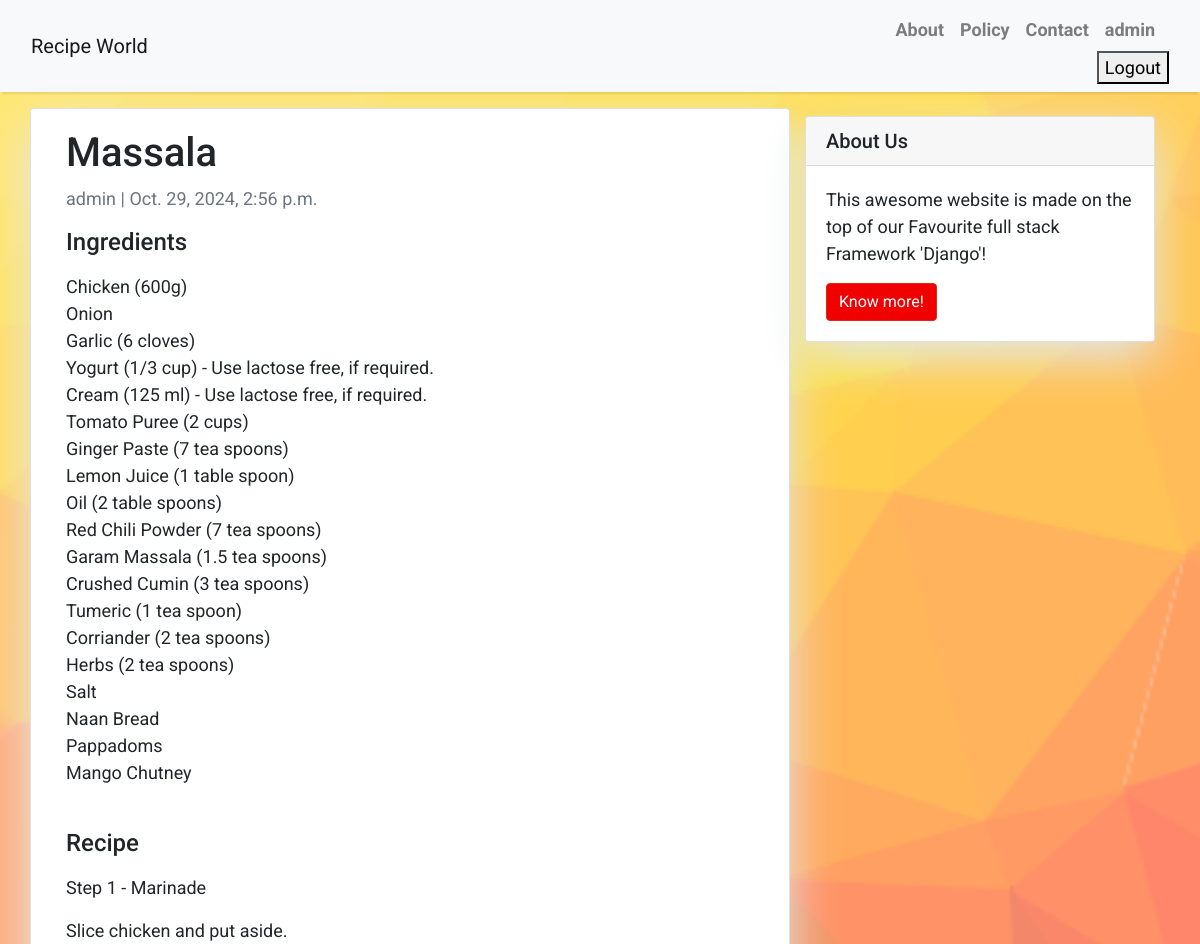
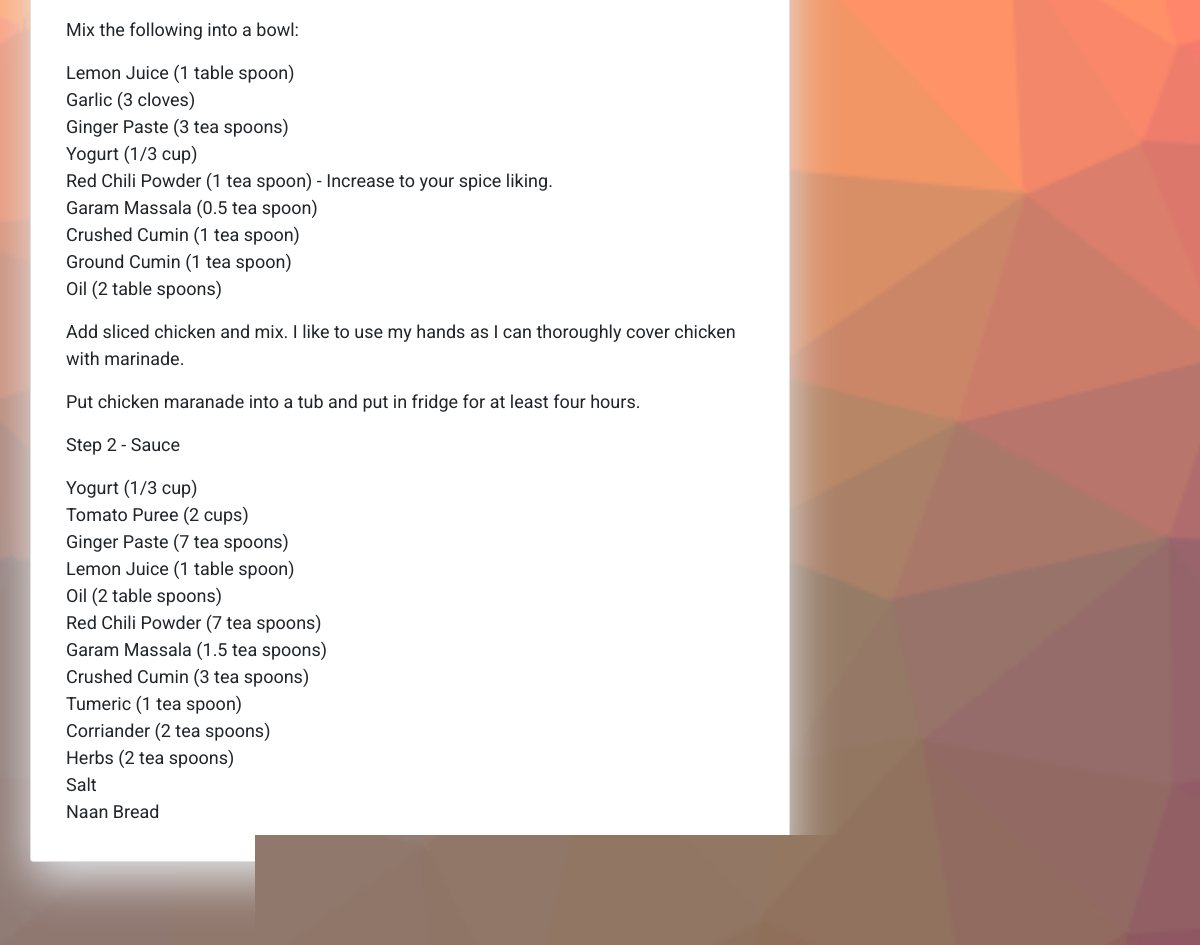
Screenshot of /massala/ (signed in) with the database file from the repository (2 pictures, top to bottom).
### recipe_app/models.py (models this page shows, shortened)
class Recipe(models.Model):
    title = models.CharField(max_length=25, unique=True)
    slug = models.SlugField(max_length=25, unique=True)
    author = models.ForeignKey(User, on_delete=models.CASCADE,related_name="recipe_posts")
    updated_on = models.DateTimeField(auto_now=True)
    ingredients=models.TextField()
    recipe=models.TextField()
    created_on = models.DateTimeField(auto_now_add=True)
    status = models.IntegerField(choices=STATUS, default=0)
    image = models.ImageField(upload_to = 'static/images/', height_field=0, width_field=0)
    class Meta:
        ordering = ['-created_on']

### recipe_app/views.py (the view)
# urls.py: path('<slug:slug>/', views.RecipeDetail.as_view(), name = 'recipe_detail'),
class RecipeDetail(generic.DetailView):
    model = Recipe
    template_name = 'recipe_detail.html'

### recipe_app/templates/recipe_detail.html (shortened to what this page needs)
{% extends 'base.html' %}
{% block content %}
<div class="container">
  <div class="row">
    <div class="col-md-8 card mb-4  mt-3 left  top">
      <div class="card-body">
        <h1>{% block title %} {{ object.title }} {% endblock title %}</h1>
        <p class=" text-muted">{{ recipe.author }} | {{ recipe.created_on }}</p>
        <h4>Ingredients</h4>
        <p class="card-text ">{{ object.ingredients | linebreaks }}</p><br>
        <h4>Recipe</h4>
        <p class="card-text ">{{ object.recipe | linebreaks }}</p>
      </div>
    </div>
    {% block sidebar %} {% include 'sidebar.html' %} {% endblock sidebar %}
  </div>
</div>
{% endblock content %}

### recipe_app/templates/base.html (shortened to what this page needs)
<!DOCTYPE html>
<html>
    <head>
        <link rel="stylesheet" href="https://maxcdn.bootstrapcdn.com/bootstrap/4.0.0/css/bootstrap.min.css"
 />
    </head>
    <body>
        <nav class="navbar navbar-expand-lg navbar-light bg-light shadow" id="mainNav">
            <div class="container-fluid">
                <a class="navbar-brand" href="{% url 'home' %}">Recipe World</a>
                <div class="collapse navbar-collapse" id="navbarResponsive">
                    <ul class="navbar-nav ml-auto">
                        <li class="nav-item text-black">
                            <a class="nav-link text-black font-weight-bold" href="#">About</a>
                        </li>
                        <li class="nav-item text-black">
                            <a class="nav-link text-black font-weight-bold" href="#">Policy</a>
                        </li>
                        <li class="nav-item text-black">
                            <a class="nav-link text-black font-weight-bold" href="#">Contact</a>
                        </li>
                        {% if user.is_authenticated %}
                        <li class="nav-item text-black">
                            <a class="nav-link text-black font-weight-bold" href="#">{{ user.username }}</a>
                        <form action="{% url 'logout' %}" method="post">
                            <button type="submit">Logout</button>
                        </form>
                        {% else %}
                        <li class="nav-item text-black">
                            <a class="nav-link text-black font-weight-bold" href="{% url 'login' %}">Login</a>
                        {% endif %}
                        </li>
                    </ul>
                </div>
            </div>
        </nav>
        {% block content %}{% endblock content %}
        <footer class="py-3 bg-grey">
            <p class="m-0 text-dark text-center ">Copyright &copy; Recipe World</p>
        </footer>
    </body>
</html>

### recipe_app/templates/base.html (style rules this page uses)
body { font-family: "Roboto", sans-serif; font-size: 17px; background-image: url('static/images/cool_background.png'); background-repeat: no-repeat; background-attachment: fixed; background-size: cover; }
.shadow { box-shadow: 0 4px 2px -2px rgba(0, 0, 0, 0.1); }

### recipe_app/templates/recipe_detail.html (style rules this page uses)
body { font-family: "Roboto", sans-serif; font-size: 18px; background-color: #fdfdfd; }
.card { box-shadow: 0 16px 48px #E3E7EB; }

### recipe_app/templates/sidebar.html (style rules this page uses)
.card { box-shadow: 0 16px 48px #E3E7EB; }

### rows the page displays
Recipe: title "Massala", author "admin", created_on "Oct. 29, 2024, 2:56 p.m.", ingredients "Chicken (600g) Onion Garlic (6 cloves) Yogurt (1/3 cup) - Use lactose free, if required. Cream (125 ml) - Use lactose free, if required. Tomato Puree (2 cups) Ginger Paste (7 tea spoons) Lemon Juice (1 table spoon) Oil (2 table spoons) Red Chili Powder (7 tea spoons) Garam Massala (1.5 tea spoons) Crushed Cumin (3 tea spoons) Tumeric (1 tea spoon) Corriander (2 tea spoons) Herbs (2 tea spoons) Salt Naan Bread Pappadoms Mango Chutney", recipe "Step 1 - Marinade Slice chicken and put aside. Mix the following into a bowl: Lemon Juice (1 table spoon) Garlic (3 cloves) Ginger Paste (3 tea spoons) Yogurt (1/3 cup) Red Chili Powder (1 tea spoon) - Increase to your spice liking. Garam Massala (0.5 tea spoon) Crushed Cumin (1 tea spoon) Ground Cumin (1 tea spoon) Oil (2 table spoons) Add sliced chicken and mix. I like to use my hands as I can thoroughly cover chicken with marinade. Put chicken maranade into a tub and put in fridge for at least four hours. Step 2 - Sauce Yogurt (1/3 cup) Tomato Puree (2 cups) Ginger Paste (7 tea spoons) Lemon Juice (1 table spoon) Oil (2 table spoons) Red Chili Powder (7 tea spoons) Garam Massala (1.5 tea…"

### other values shown
{{ user.username }} "admin"
